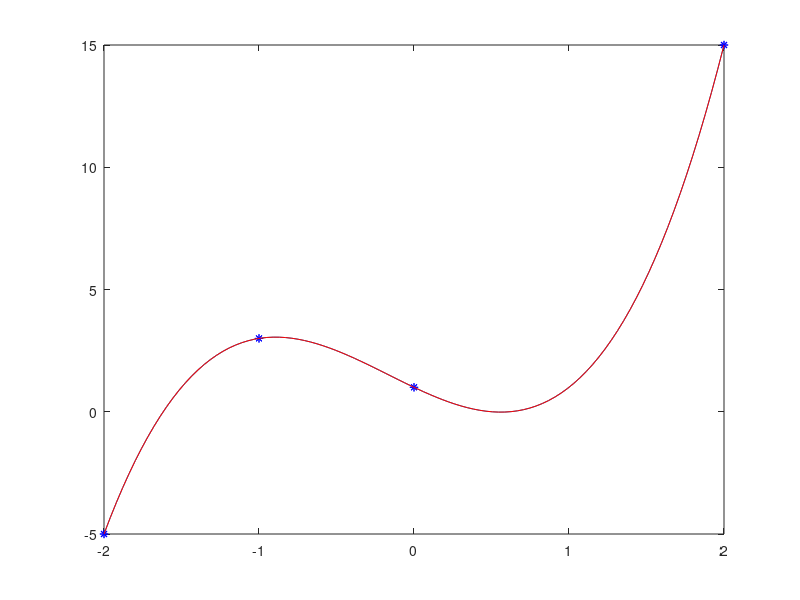
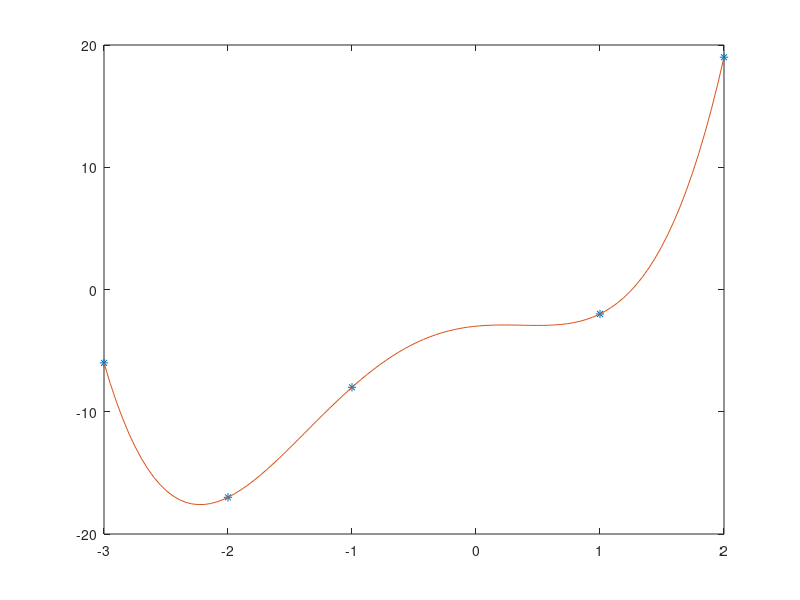
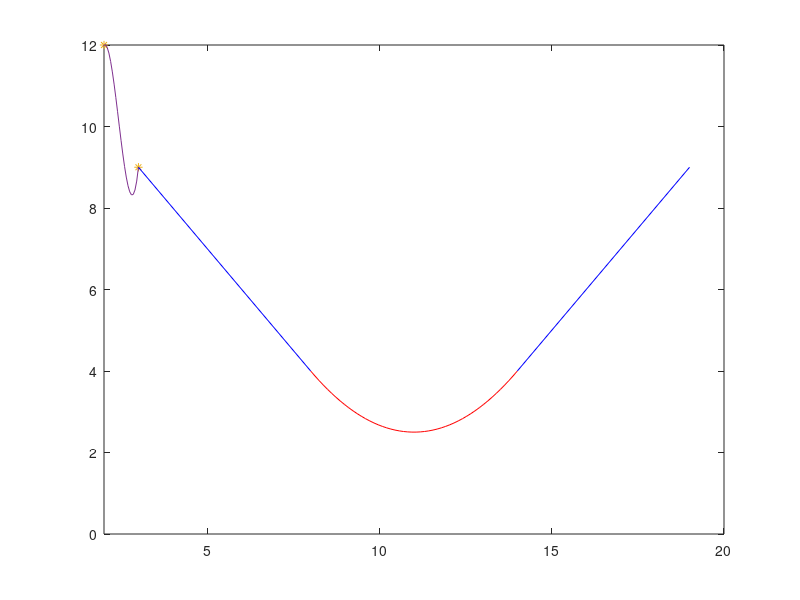

Reproduce these figures in MATLAB, in order.
%% Interpolation
% We have n observations for given pairwise different points, 
% We are searching for a minimal degree polynomial. 
% 
% Proposition:
% There is exactly one polynomial of degree at most n-1 (number of data points minus 1),
% which fulfills the conditions.
% polyfit(), polyval(), built-in functions
% \ (backslash operator), plot()
% Manual calculations:
% Newton-form of Lagrange-polynomial (divided differences)
% Hermite-interpolation
% Horner- algorithm

%% 1. 
% Find the Lagrange polynomial that passes through the points:
% (-2, -5),(-1, 3),(0, 1),(2, 15)
% Plot the points and the minimal degree polynomial.

x = [-2 -1 0 2];
f = [-5 3 1 15];

% mininal degree = number of data points - 1
m = length(x)-1;

p = polyfit(x,f,m);
% p =  2.0000    1.0000   -3.0000    1.0000
% polyfit output order of coefficients: main coefficient first, constant
% last
% the Lagrange-polynomial = L_3(x) = 2*x^3+1*x^2-3*x+1

figure
plot(x,f,"b*")
hold on
xx = linspace(min(x),max(x),100);
y = polyval(p,xx);
plot(xx,y)
%Check:  The curve of the polynomial goes through all the points!
plot(x,f,"b*",xx,y,'r')

%% 2. 
% Find the Lagrange polynomial that passes through the points:
% (-3, -6), (-2, -17), (-1, -8), (1, -2), (2, 19)
% Plot the points and the minimal degree polynomial. 

x = [-3 -2 -1 1 2];
f = [-6 -17 -8 -2 19];

m = length(x)-1;

p = polyfit(x,f,m);

figure
plot(x,f,"*")
hold on
xx = linspace(min(x),max(x),100);
y = polyval(p,xx);
plot(xx,y)


%% 3. 
%  Find the Lagrange polinomial that passes through the points:
% (-3, -31), (-2, -8), (1, 1), (2, 22)
% Plot the points and the minimal degree polynomial. 

x = [-3 -2 1 2];
f = [-31 -8 1 22];

m = length(x)-1;

p = polyfit(x,f,m);

figure
plot(x,f,"*")
hold on
xx = linspace(min(x),max(x),100);
y = polyval(p,xx);
plot(xx,y)

%% Slides: Divided differences for Lagrange-polynomial
%% Slides: Horner algorithm for evaluating the polynomial at given point(s)
%% Slides: Hermite interpolation
%% Slides: Cubic Spline introduction
%%
% Cubic Spline interpolation
%  
% spline()
% plot()

% spline() function: spline(X,Y) provides the piecewise polynomial form of the 
%    cubic spline interpolant to the data values Y at the data sites X.
% Y vector has the first derivative of the first and last points at the
% first and last element of Y vector. As a third input we can give the
% points where we want the result polynomial to be evaluated. 


% 1.
% Calculate the cubic spline curve for these points:
% xi -2 -1 0 1  2 3
% S   4  1 7 4 12 9
% S' 15           8

x = -2:3;
y = [15 4 1 7 4 12 9 8]; 
xx = linspace(min(x),max(x));

% gives the coefficients
%p = spline(x,y)
% or use with the third parameter to evaluate immediately:
yy = spline(x,y,xx);

plot(x,y(2:end-1),'*') % the 2 derivatives in y are not to be plotted as points
hold on
plot(xx,yy) % plot the spline result

%% Slides: Exercise 19. Connecting two lines with a smooth curve

leftline_x = [3,8];
leftline_y = [9,4];
rightline_x = [14,19];
rightline_y = [4,9];
plot(leftline_x,leftline_y,'b-',rightline_x,rightline_y,'b-')
axis([2,20,0,12])
hold on
%
% Get the derivative of the two lines by calculating the steepness of them
leftline_p = polyfit(leftline_x,leftline_y,1)
rightline_p = polyfit(rightline_x,rightline_y,1)
%
x = [8,14];
f = [leftline_p(1),4,4,rightline_p(1)];
p = spline(x,f)

xx = linspace(8,14,50);
yy = spline(x,f,xx)
plot(xx,yy,'r-')


%% Exercise for Hermite-interpolation
% What is the value at -2 of the minimal degree polynomial H, 
% which has the following conditions:
% H(-4)=-69, H(-1)=-6, H'(-4)=33?

% Divided differences
% -4 | -69 
%          33/1!=33
% -4 | -69                          (21-33)/(-1-(-4))=-4
%          (-6-(-69))/(-1-(-4))=21
% -1 | -6

% H_2(x) = -69 + 33*(x-(-4))-4*(x+4)^2
% at -2 
x = -2;
-69 + 33*(x-(-4))-4*(x+4)^2
% -19
